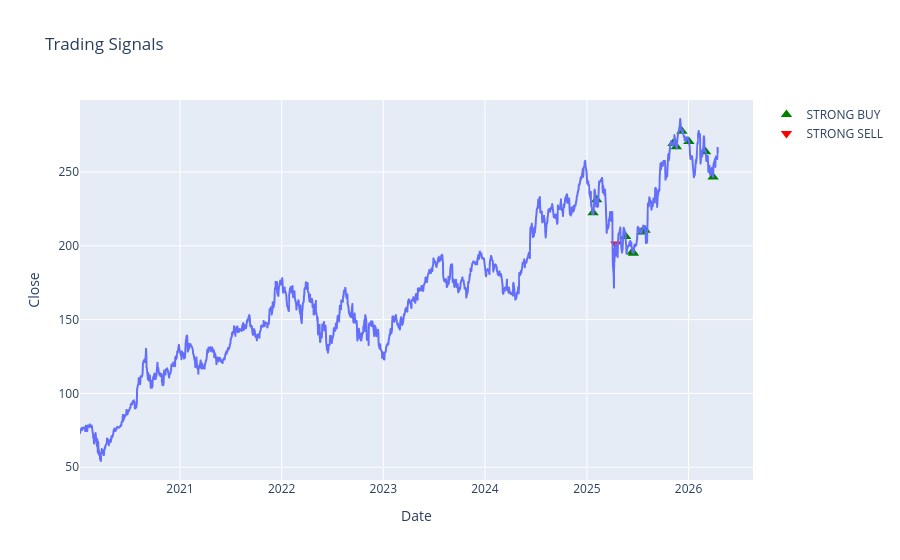

Here is the notebook cell this chart was saved with:
### Code cell
buy = data[data['Final_Signal'] == 'STRONG BUY']
sell = data[data['Final_Signal'] == 'STRONG SELL']

fig = px.line(data, x=data.index, y='Close', title='Trading Signals')
fig.add_scatter(x=buy.index, y=buy['Close'], mode='markers', 
                marker=dict(symbol='triangle-up', size=10, color='green'), 
                name='STRONG BUY')
fig.add_scatter(x=sell.index, y=sell['Close'], mode='markers', 
                marker=dict(symbol='triangle-down', size=10, color='red'), 
                name='STRONG SELL')
fig.show()

### Figure 1 — Plotly figure (JSON) as saved in the notebook; plotly's stock layout.template omitted (floating-point values rounded to 4 significant figures; data arrays with more than 128 entries replaced by an {"elided": "..."} marker saying what was removed)
{"data": [{"hovertemplate": "Date=%{x}<br>Close=%{y}<extra></extra>", "legendgroup": "", "line": {"color": "#636efa", "dash": "solid"}, "marker": {"symbol": "circle"}, "mode": "lines", "name": "", "showlegend": false, "type": "scattergl", "x": {"elided": "1576 str values"}, "xaxis": "x", "y": {"elided": "1576 float values"}, "yaxis": "y"}, {"marker": {"color": "green", "size": 10, "symbol": "triangle-up"}, "mode": "markers", "name": "STRONG BUY", "type": "scatter", "x": ["2025-01-23T00:00:00", "2025-02-05T00:00:00", "2025-05-20T00:00:00", "2025-06-13T00:00:00", "2025-06-17T00:00:00", "2025-07-17T00:00:00", "2025-07-29T00:00:00", "2025-11-06T00:00:00", "2025-11-18T00:00:00", "2025-12-08T00:00:00", "2026-01-02T00:00:00", "2026-03-03T00:00:00", "2026-03-30T00:00:00"], "y": [222.4, 231.2, 206.2, 195.9, 195.0, 209.4, 210.6, 269.3, 267.2, 277.6, 270.8, 263.8, 246.6]}, {"marker": {"color": "red", "size": 10, "symbol": "triangle-down"}, "mode": "markers", "name": "STRONG SELL", "type": "scatter", "x": ["2025-04-15T00:00:00"], "y": [201.3]}], "layout": {"legend": {"tracegroupgap": 0}, "title": {"text": "Trading Signals"}, "xaxis": {"anchor": "y", "domain": [0, 1], "title": {"text": "Date"}}, "yaxis": {"anchor": "x", "domain": [0, 1], "title": {"text": "Close"}}}}
